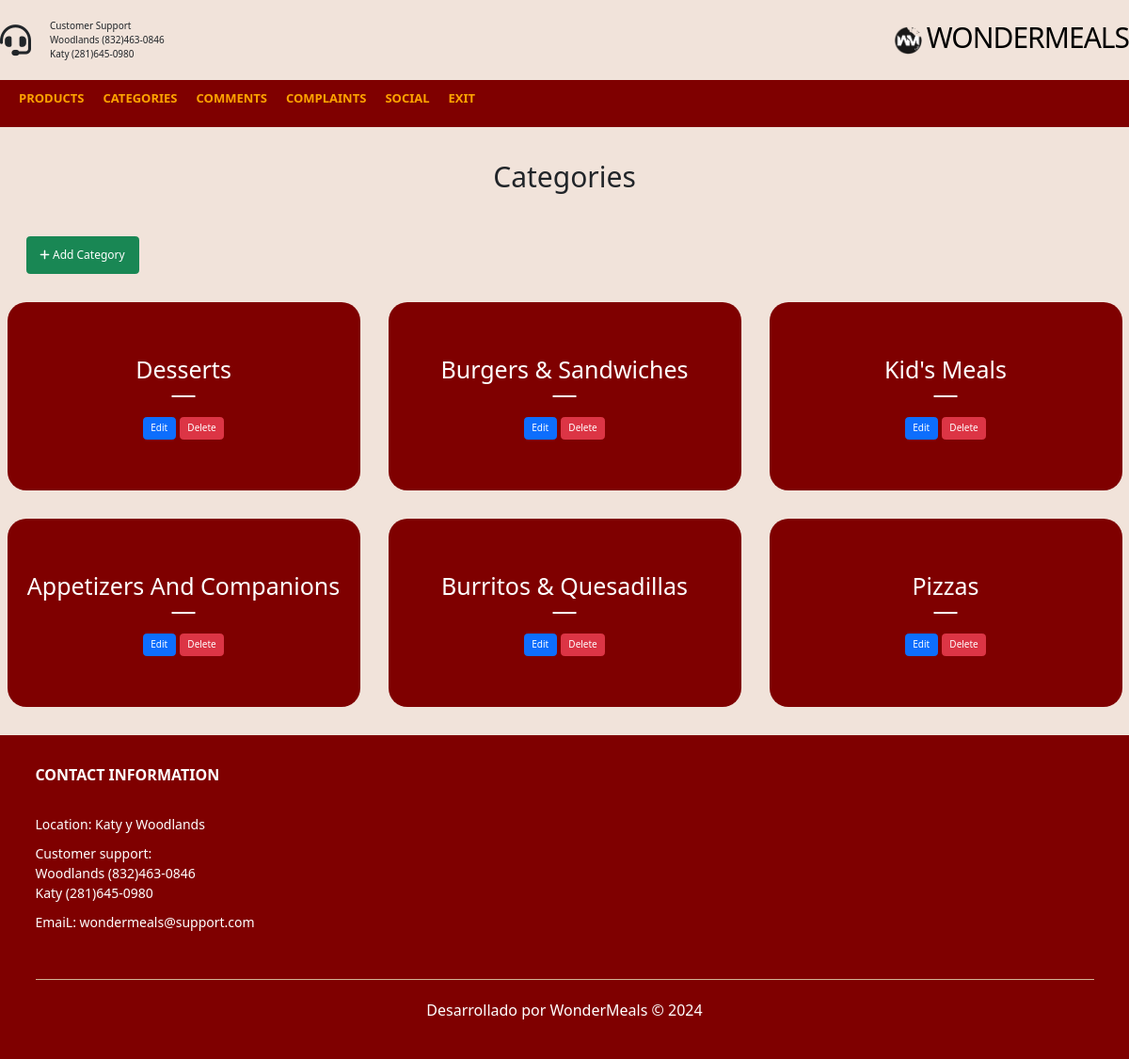
The page /Admin/Categories.php (signed in) on the database its author committed.
### tables this page shows
CREATE TABLE `categories` (
  `id` int(11) NOT NULL,
  `name` varchar(255) NOT NULL
);

### Admin/Categories.php (the view, shortened to what this page needs)
<?php
include '../Config/BD.php';
$stmt = $pdo->query("SELECT * FROM categories");
$categories = $stmt->fetchAll(PDO::FETCH_ASSOC);
?>
<link rel="stylesheet" href="./Assets/css/bootstrap.min.css">
<link rel="stylesheet" href="./Assets/css/styles.css">
<link rel="stylesheet" href="./Assets/css/Hover.css">
<body>
    <main class="main-content">
        <?php include './Includes/Header.php'; ?>
        <section class="container top-categories">
            <br>
            <h1 class="heading-1">Categories</h1>
            <button id="addCategoryBtn" class="btn btn-success mb-3 p-3" style="padding: 20px; margin: 20px; font-size: 12px; width: 120px;"><i class="fa-solid fa-plus"></i> Add Category</button>
            <div class="container-categories">
                <?php foreach ($categories as $category): ?>
                <div class="card-category" style="background-color: #7f0000;" data-category="<?php echo htmlspecialchars($category['name']); ?>">
                    <p><?php echo htmlspecialchars($category['name']); ?></p>
                    <span>
                        <button class="editCategoryBtn btn btn-primary" data-id="<?php echo $category['id']; ?>" data-name="<?php echo htmlspecialchars($category['name']); ?>">Edit</button>
                        <a class="btn btn-danger" href="?delete=<?php echo $category['id']; ?>" onclick="return confirm('¿Estás seguro de eliminar esta categoría?')">Delete</a>
                    </span>
                </div>
                <?php endforeach; ?>
            </div>
        </section>
        <?php include './Includes/Footer.php'; ?>
    </main>
</body>

### Admin/Assets/CSS/styles.css (style rules this page uses)
:root { --primary-color: #7f0000; --background-color: #f1e3da; --dark-color: #151515; --second-color: #ffa300; }
html { font-size: 62.5%; font-family: 'Nevrada Neue', sans-serif; }
* { margin: 0; padding: 0; box-sizing: border-box; }
.container { max-width: 120rem; margin: 0 auto; }
.heading-1 { text-align: center; font-weight: 500; font-size: 3rem; }
.main-content { background-color: var(--background-color); }
.top-categories { display: flex; flex-direction: column; gap: 2rem; margin-bottom: 3rem; }
.container-categories { display: grid; grid-template-columns: repeat(3, 1fr); gap: 3rem; }
.card-category { height: 20rem; display: flex; flex-direction: column; align-items: center; justify-content: center; border-radius: 2rem; gap: 2rem; }
.card-category p { font-size: 2.5rem; color: #fff; text-transform: capitalize; position: relative; }
.card-category p::after { content: ''; width: 2.5rem; height: 2px; background-color: #fff; position: absolute; bottom: -1rem; left: 50%; transform: translate(-50%, 50%); }
.card-category span { font-size: 1.6rem; color: #fff; cursor: pointer; }

### Admin/Assets/CSS/Hover.css (style rules this page uses)
button, .button { display: inline-block; font-weight: 400; color: #fff; text-align: center; vertical-align: middle; user-select: none; background-color: #007bff; border: 1px solid #007bff; padding: 0.375rem 0.75rem; font-size: 1rem; line-height: 1.5; border-radius: 0.25rem; transition: color 0.15s ease-in-out, background-color 0.15s ease-in-out, border-color 0.15s ease-in-out, box-shadow 0.15s ease-in-out; }

### Assets/css/styles.css (style rules this page uses)
:root { --primary-color: #7f0000; --background-color: #f1e3da; --dark-color: #151515; --second-color: #ffa300; }
html { font-size: 62.5%; font-family: 'Nevrada Neue', sans-serif; }
* { margin: 0; padding: 0; box-sizing: border-box; }
.container { max-width: 120rem; margin: 0 auto; }
.heading-1 { text-align: center; font-weight: 500; font-size: 3rem; }
.main-content { background-color: var(--background-color); }
.top-categories { display: flex; flex-direction: column; gap: 2rem; margin-bottom: 3rem; }
.container-categories { display: grid; grid-template-columns: repeat(3, 1fr); gap: 3rem; }
.card-category { height: 20rem; display: flex; flex-direction: column; align-items: center; justify-content: center; border-radius: 2rem; gap: 2rem; }
.card-category p { font-size: 2.5rem; color: #fff; text-transform: capitalize; position: relative; }
.card-category p::after { content: ''; width: 2.5rem; height: 2px; background-color: #fff; position: absolute; bottom: -1rem; left: 50%; transform: translate(-50%, 50%); }
.card-category span { font-size: 1.6rem; color: #fff; cursor: pointer; }

### rows shown on the page
categories: name "Desserts"
categories: name "Burgers & Sandwiches"
categories: name "Kid's Meals"
categories: name "Appetizers And Companions"
categories: name "Burritos & Quesadillas"
categories: name "Pizzas"
